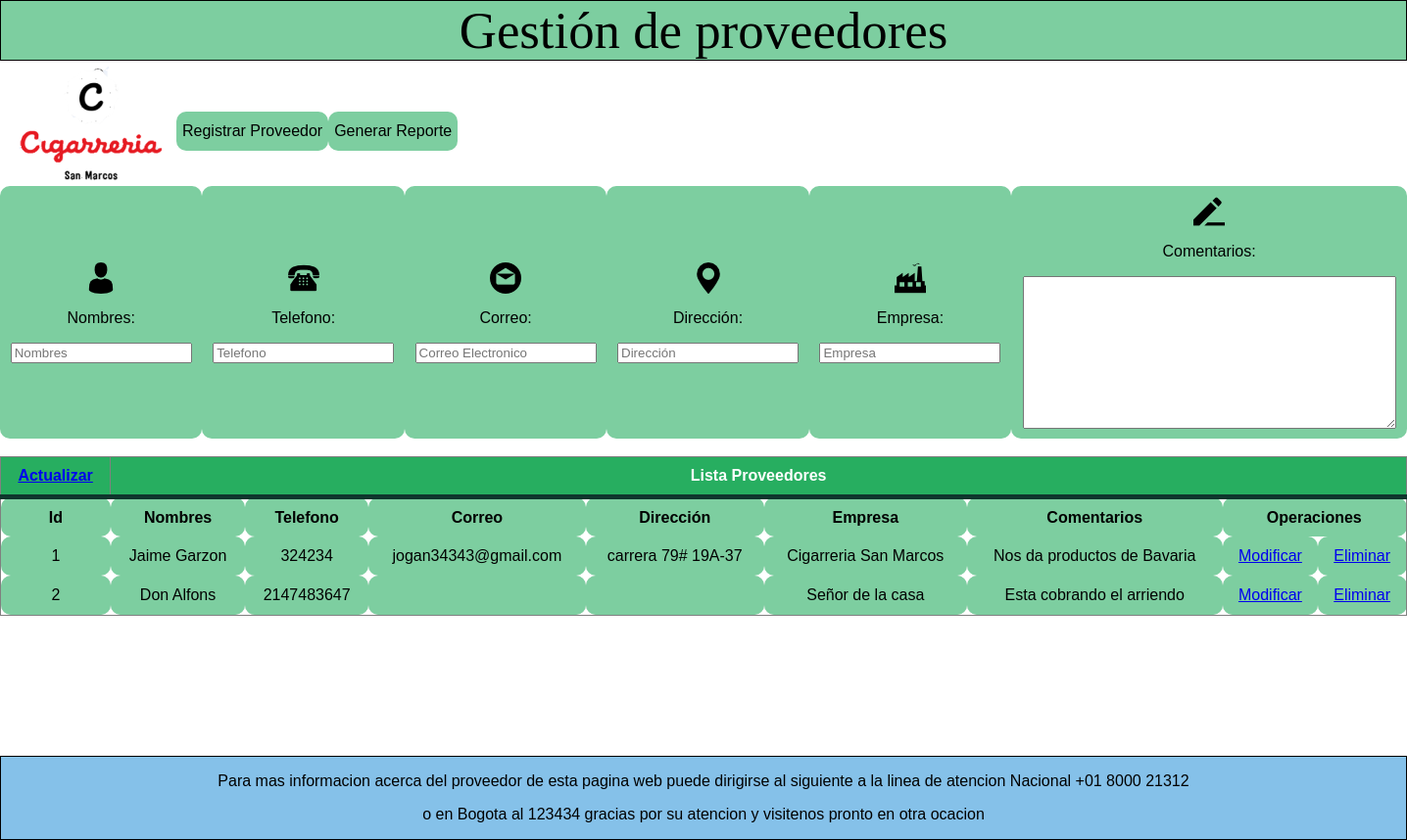
/vista/proveedores.php (signed in), run on the app's committed database.
### tables this page shows
CREATE TABLE `proveedores` (
  `id` int(11) NOT NULL,
  `nombres` varchar(20) NOT NULL,
  `telefono` int(15) NOT NULL,
  `direccion` varchar(30) NOT NULL,
  `correo` varchar(30) NOT NULL,
  `empresa` varchar(30) NOT NULL,
  `comentarios` varchar(1000) NOT NULL
);

### Vista/proveedores.php (the view, shortened to what this page needs)
<?php
if(($_SESSION["codigo"]) !=''){
?>
<html lang="es">
    <head>
        <link rel="stylesheet"  href="CSS/estiloProveedores.css">
    </head>
 <body>
    <header>
  Gestión de proveedores
        </header>
    <article>
      <a href="Interfaz_1.PHP"> <img src="imagenes/Captura.png" class="inicio"></a>
        <br><br>
 <table>
     <div class="registro">
  <form action="../controlador/ingresarProveedor.php" method="post" >
        <td><img src="Imagenes/man-user.png"> <p>Nombres:</p>
        <input type="text" id="name" name="nombres" placeholder="Nombres" required/></td>
       <td><img src="Imagenes/call.png"><p>Telefono:</p>
       <input type="text" id="name" name="telefono" placeholder="Telefono" /> </td>
       <td><img src="Imagenes/email.png"> <p>Correo:</p>
        <input type="email" id="mail" name="correo" placeholder="Correo Electronico" /></td>
        <td><img src="Imagenes/adress.png"> <p>Dirección:</p>
        <input type="text" id="mail" name="direccion" placeholder="Dirección" /></td>
          <td> <img src="Imagenes/factory.png"> <p>Empresa:</p>
        <input type="text" name="empresa" placeholder="Empresa" required></td>
        <td><img src="Imagenes/comment.png"><p>Comentarios:</p>
      <textarea type="text" id="username" name="comentarios" placeholder="Escriba sus comentarios aquí" rows="10" cols="45" >   </textarea></td>
       <input type="submit" name="button" id="button" value="Registrar Proveedor" >
</form>
           <a href="PDF/reporteProveedores.php"><input type="submit" name="button" id="button" value="Generar Reporte" ></a>
         </div>
      </table>
            </article>
<br>
        <div class="ormulario">
    <table border="1">
        <thead>
        <th colspan="1"><a href="proveedores.php">Actualizar</a></th>
        <th colspan="8">Lista Proveedores</th>
        </thead>
     <tr>
         <td><b>Id</b></td>
         <td><b>Nombres</b></td>
         <td><b>Telefono</b></td>
         <td><b>Correo</b></td>
         <td><b>Dirección</b></td>
         <td><b>Empresa</b></td>
         <td><b>Comentarios</b></td>
         <td colspan="2"><b>Operaciones</b></td>
         <tr>
         <?php
         include("../Modelo/ConexionDatos.php");
         $hola = "SELECT * FROM proveedores";
         $resul= $conexion->query($hola);
         while ($fila=$resul->fetch_assoc()){
           ?>
         <tr>
         <td><?php echo $fila['id']; ?></td>
         <td><?php echo $fila['nombres']; ?></td>
         <td><?php echo $fila['telefono']; ?></td>
         <td><?php echo $fila['correo']; ?></td>
         <td><?php echo $fila['direccion']; ?></td>
         <td><?php echo $fila['empresa']; ?></td>
         <td><?php echo $fila['comentarios']; ?></td>
         <td><a href="../Controlador/modificarProveedor.php?id=<?php echo $fila['id']; ?>">Modificar </a></td>
          <td><a href="../Controlador/eliminarProveedores.php?id=<?php echo $fila['id']; ?>">Eliminar </a></td>
         </tr>
             <?php
         }
         ?>
     </table></div>
                  <footer>
            <center>
            <p>Para mas informacion acerca del proveedor de esta pagina web puede dirigirse al siguiente a la linea de atencion Nacional +01 8000 21312</p>
            <p> o en Bogota al 123434 gracias por su atencion y visitenos pronto en otra ocacion</p></center>
        </footer>
    </body>
</html>
<?php
}else {
     echo'<script>alert("Necesitas ingresar tus datos nuevamente");
     window.history.go(-1);
     </script>';
    header("Location: inicio.php");
}
?>

### Vista/CSS/estiloProveedores.css (style rules this page uses)
body { margin: 0; padding: 0; background-size: cover; font-family: sans-serif; background-size: 100%; -moz-background-size: 100%; -o-background-size: 100%; -webkit-background-size: 100%; -khtml-background-size: 100%; }
header { margin-left: 0%; background:#7DCEA0; font-family:cursive ; font-size: 100%; border: 1px solid; font-size: 330%; text-align: center; }
.inicio { width: 180px; float: left; }
.registro { border-radius: 10px; }
.formulario ,td, input[type="submit"] { border: none; outline: none; height: 40px; color: black; font-size: 16px; background: #7DCEA0; border-radius: 10px; }
table { background-color: white; text-align: center; border-collapse: collapse; width: 100%; }
th, td { padding: 10; }
thead { background-color: #27AE60; border-bottom: solid 5px #0F362D; color: white; }
tr:nth-child(even) { background-color: #ddd; }
footer { margin-top: 10%; top:5%; background: #85C1E9 ; border: 1px solid; }

### data on the page
proveedores: id "1", nombres "Jaime Garzon", telefono "324234", correo "jogan34343@gmail.com", direccion "carrera 79# 19A-37", empresa "Cigarreria San Marcos", comentarios "Nos da productos de Bavaria"
proveedores: id "2", nombres "Don Alfons", telefono "2147483647", empresa "Señor de la casa", comentarios "Esta cobrando el arriendo"
